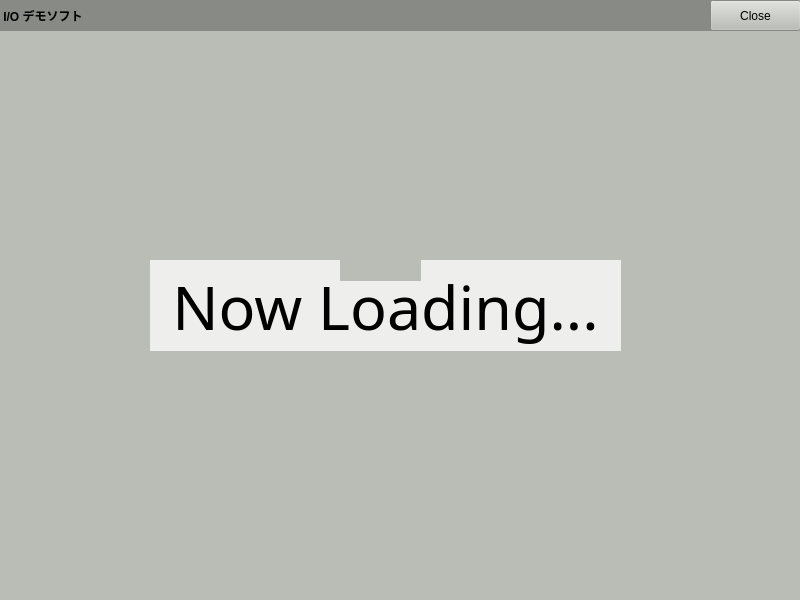
<?xml version="1.0" encoding="UTF-8"?>
<ui version="4.0">
 <class>FormStart</class>
 <widget class="QMainWindow" name="FormStart">
  <property name="geometry">
   <rect>
    <x>0</x>
    <y>0</y>
    <width>800</width>
    <height>600</height>
   </rect>
  </property>
  <property name="windowTitle">
   <string>I/O デモソフト</string>
  </property>
  <property name="styleSheet">
   <string notr="true">background-color: rgb(186, 189, 182);</string>
  </property>
  <widget class="QWidget" name="centralwidget">
   <widget class="QWidget" name="centralwidget_2" native="true">
    <property name="geometry">
     <rect>
      <x>150</x>
      <y>210</y>
      <width>481</width>
      <height>161</height>
     </rect>
    </property>
    <property name="styleSheet">
     <string notr="true">background-color: rgb(186, 189, 182);</string>
    </property>
    <widget class="QLabel" name="cellMessage">
     <property name="geometry">
      <rect>
       <x>0</x>
       <y>50</y>
       <width>471</width>
       <height>91</height>
      </rect>
     </property>
     <property name="font">
      <font>
       <family>ＭＳ Ｐゴシック</family>
       <pointsize>46</pointsize>
      </font>
     </property>
     <property name="layoutDirection">
      <enum>Qt::RightToLeft</enum>
     </property>
     <property name="styleSheet">
      <string notr="true">background-color: rgb(238, 238, 236);
border-top-color: rgb(0, 0, 0);
color: rgb(0, 0, 0);


</string>
     </property>
     <property name="text">
      <string>Now Loading...</string>
     </property>
     <property name="alignment">
      <set>Qt::AlignCenter</set>
     </property>
    </widget>
    <widget class="QLabel" name="loading">
     <property name="geometry">
      <rect>
       <x>190</x>
       <y>10</y>
       <width>81</width>
       <height>61</height>
      </rect>
     </property>
     <property name="styleSheet">
      <string notr="true">image: url(:/new/prefix1/loading);
border-bottom-color: rgb(0, 0, 0);</string>
     </property>
     <property name="text">
      <string/>
     </property>
    </widget>
   </widget>
   <widget class="QLabel" name="label_2">
    <property name="geometry">
     <rect>
      <x>0</x>
      <y>0</y>
      <width>761</width>
      <height>31</height>
     </rect>
    </property>
    <property name="font">
     <font>
      <weight>75</weight>
      <bold>true</bold>
     </font>
    </property>
    <property name="styleSheet">
     <string notr="true">background-color: rgb(136, 138, 133);
color: rgb(0, 0, 0);</string>
    </property>
    <property name="text">
     <string> I/O デモソフト</string>
    </property>
   </widget>
   <widget class="QPushButton" name="pushButton">
    <property name="geometry">
     <rect>
      <x>710</x>
      <y>0</y>
      <width>91</width>
      <height>31</height>
     </rect>
    </property>
    <property name="text">
     <string>Close</string>
    </property>
   </widget>
  </widget>
 </widget>
 <resources/>
 <connections/>
</ui>
